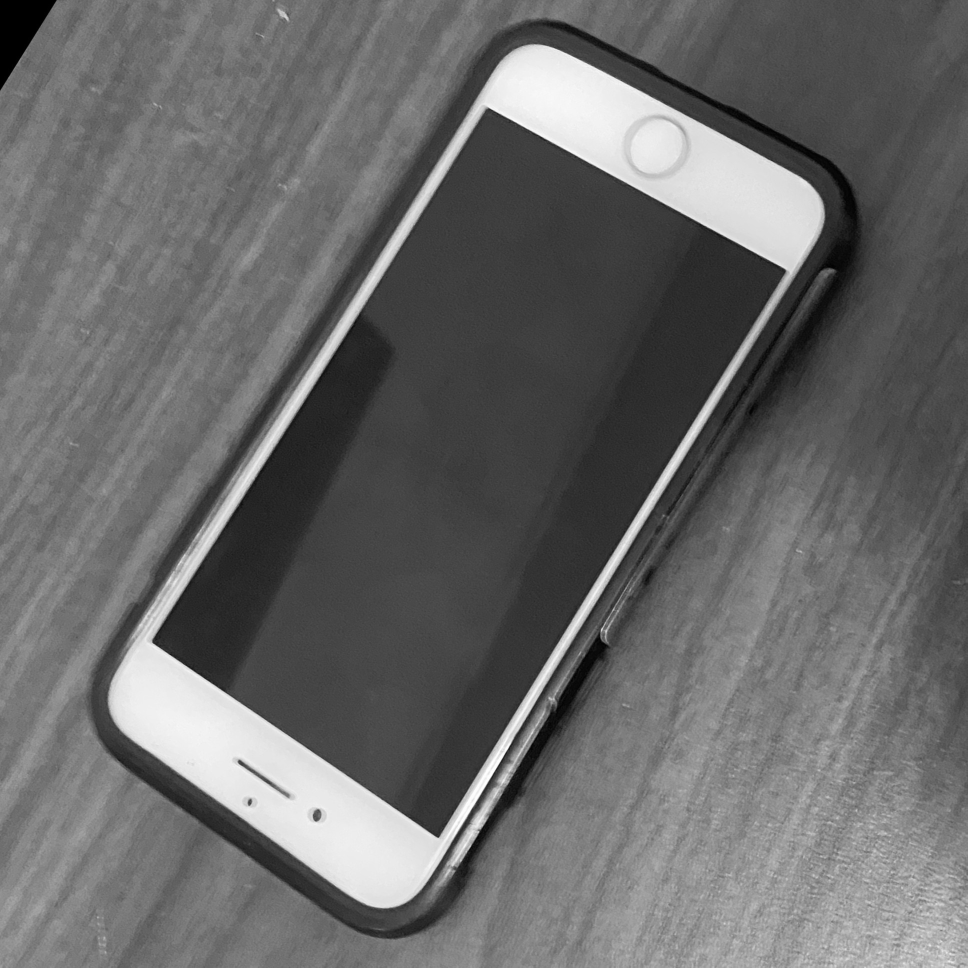
#> input picture Scripts/HotspotDetection/visual_test_images/positives2/pos11.jpg, 1935 x 1935 px (shown at 1/2 size); its folder holds 4 pictures in this run
$ python yo.py
#> lines starting #> are read from the running program, lines starting #| are printed output that depends on the picture
import os
import cv2

def resize_images(folder_path, output_folder, width=24, height=24):
#> called with folder_path = 'positives2', output_folder = 'positives', width = 24, height = 24
    if not os.path.exists(output_folder):
        os.makedirs(output_folder)

    files = [f for f in os.listdir(folder_path) if os.path.isfile(os.path.join(folder_path, f))]

    for file in files:
        img_path = os.path.join(folder_path, file)
        img = cv2.imread(img_path)
#> img is the input picture: shape (1935, 1935, 3); min 0, max 255, mean 105.5

        if img is None:
            print(f"Skipping {file}, unable to read image.")
            continue

        resized_img = cv2.resize(img, (width, height))
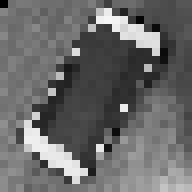
#> resized_img: shape (24, 24, 3) (shown 8 times larger); min 0, max 245, mean 105.3

        output_path = os.path.join(output_folder, file)
        cv2.imwrite(output_path, resized_img)

        print(f"Resized {file} -> {output_path}")
#> pass 2 of the loop in resize_images, `for file in files:`:
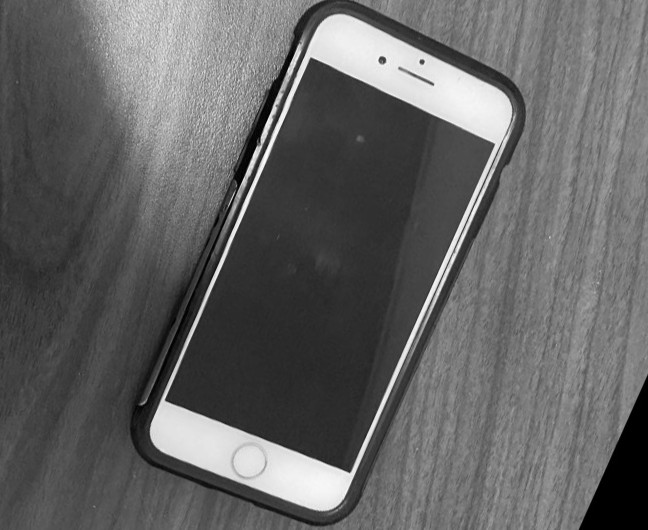
#> input picture Scripts/HotspotDetection/visual_test_images/positives2/pos14.jpg, 648 x 530 px
#> in resize_images, img is the input picture: shape (530, 648, 3); min 0, max 255, mean 99.5
#> in resize_images, `resized_img = cv2.resize(img, (width, height))`:
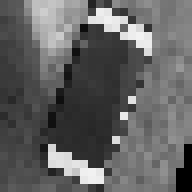
#> resized_img: shape (24, 24, 3) (shown 8 times larger); min 0, max 242, mean 98.2
#> pass 3 of the loop in resize_images, `for file in files:`:
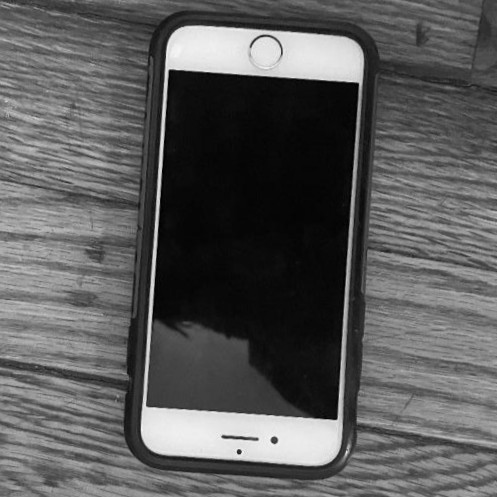
#> input picture Scripts/HotspotDetection/visual_test_images/positives2/pos15.jpg, 497 x 497 px
#> in resize_images, img is the input picture: shape (497, 497, 3); min 0, max 249, mean 90.5
#> in resize_images, `resized_img = cv2.resize(img, (width, height))`:
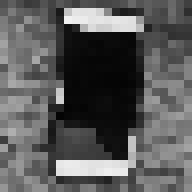
#> resized_img: shape (24, 24, 3) (shown 8 times larger); min 4, max 241, mean 89.7
#> the loop made 4 passes; the first 3 are shown

input_folder = "positives2"  # Replace with your actual folder path
output_folder = "positives"  # Replace with your desired output folder
resize_images(input_folder, output_folder)
